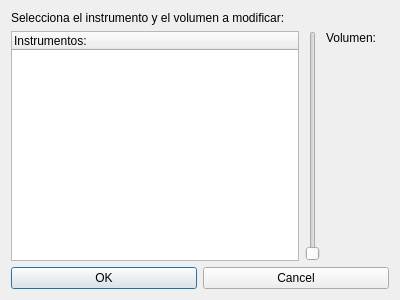
<?xml version="1.0" encoding="UTF-8"?>
<ui version="4.0">
 <class>SeleccionVolumenDialog</class>
 <widget class="QDialog" name="SeleccionVolumenDialog">
  <property name="geometry">
   <rect>
    <x>0</x>
    <y>0</y>
    <width>400</width>
    <height>300</height>
   </rect>
  </property>
  <property name="windowTitle">
   <string>Dialog</string>
  </property>
  <layout class="QVBoxLayout" name="verticalLayout_2">
   <item>
    <widget class="QLabel" name="label">
     <property name="text">
      <string>Selecciona el instrumento y el volumen a modificar:</string>
     </property>
    </widget>
   </item>
   <item>
    <layout class="QHBoxLayout" name="horizontalLayout_4">
     <item>
      <widget class="QTreeWidget" name="instrumentosTreeWidget">
       <column>
        <property name="text">
         <string>Instrumentos:</string>
        </property>
       </column>
      </widget>
     </item>
     <item>
      <layout class="QHBoxLayout" name="horizontalLayout_3">
       <item>
        <widget class="QSlider" name="volumeSlider">
         <property name="maximum">
          <number>127</number>
         </property>
         <property name="orientation">
          <enum>Qt::Vertical</enum>
         </property>
        </widget>
       </item>
       <item>
        <layout class="QVBoxLayout" name="verticalLayout">
         <item>
          <layout class="QHBoxLayout" name="horizontalLayout">
           <item>
            <widget class="QLabel" name="label_2">
             <property name="text">
              <string>Volumen:</string>
             </property>
            </widget>
           </item>
           <item>
            <widget class="QLabel" name="label_volumen">
             <property name="text">
              <string/>
             </property>
            </widget>
           </item>
          </layout>
         </item>
         <item>
          <spacer name="verticalSpacer">
           <property name="orientation">
            <enum>Qt::Vertical</enum>
           </property>
           <property name="sizeHint" stdset="0">
            <size>
             <width>20</width>
             <height>40</height>
            </size>
           </property>
          </spacer>
         </item>
        </layout>
       </item>
      </layout>
     </item>
    </layout>
   </item>
   <item>
    <layout class="QHBoxLayout" name="horizontalLayout_2">
     <item>
      <widget class="QPushButton" name="okButton">
       <property name="text">
        <string>OK</string>
       </property>
      </widget>
     </item>
     <item>
      <widget class="QPushButton" name="cancelButton">
       <property name="text">
        <string>Cancel</string>
       </property>
      </widget>
     </item>
    </layout>
   </item>
  </layout>
 </widget>
 <resources/>
 <connections/>
</ui>
